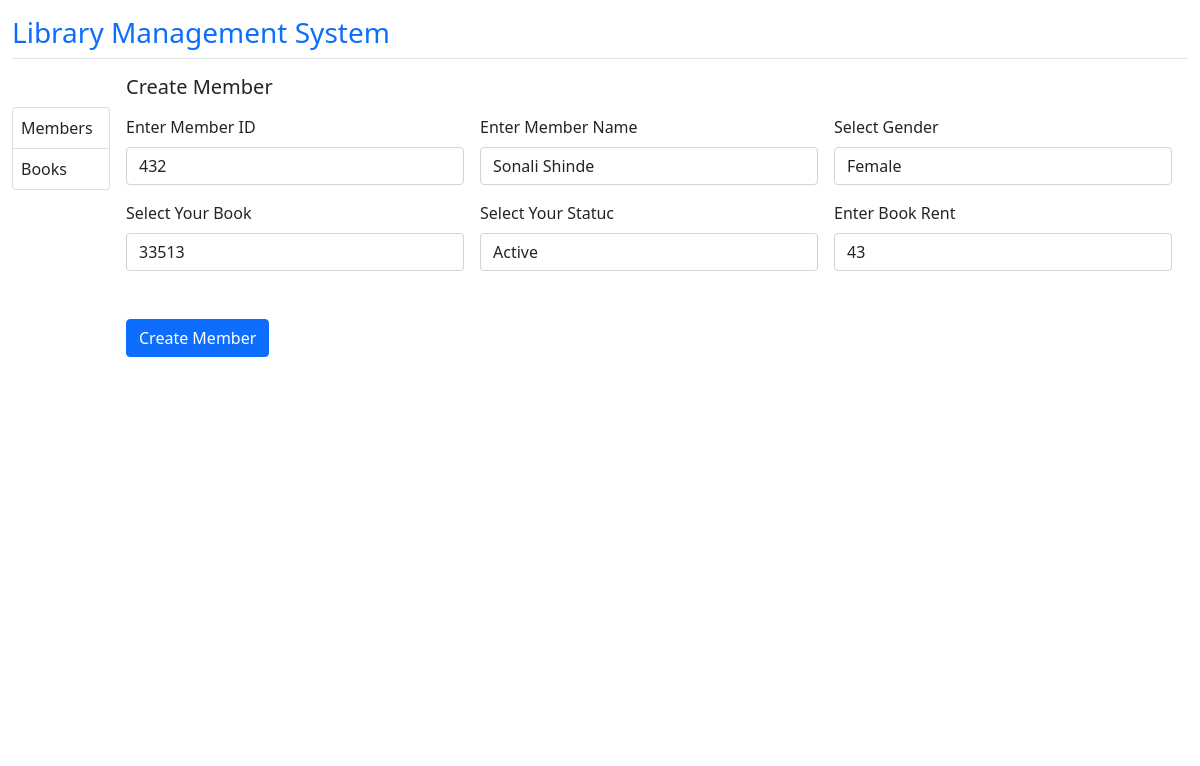
/update_member/432/, run on the app's committed database.
### app/models.py (models this page shows, shortened)
class MemberModel(models.Model):
	memberid = models.CharField(max_length=10)
	member_name = models.CharField(max_length=200)
	Gender = models.CharField(max_length=10, choices=GENDER)
	bookid = models.ForeignKey(BooksModel, on_delete=models.CASCADE)
	status = models.CharField(max_length=20, choices=STATUS)
	rent = models.IntegerField()
	book_issue_date = models.DateField(auto_now_add=True)

class BooksModel(models.Model):
	bookid = models.CharField(max_length=10)
	title = models.CharField(max_length=500)
	autors = models.CharField(max_length=200)
	average_rating = models.CharField(max_length=100)
	isbn = models.CharField(max_length=100)
	isbn13 = models.CharField(max_length=100)
	language_codes = models.CharField(max_length=100)
	num_pages = models.IntegerField()
	ratings_count = models.IntegerField()
	text_reviews_count = models.IntegerField()
	publication_date = models.CharField(max_length=100)
	publisher = models.CharField(max_length=200)
	def __str__(self):
		return str(self.bookid)

### app/views.py (the view, shortened to what this page needs)
# urls.py: path('update_member/<memberid>/', Update_Memebers.as_view(), name='update_member'),
class Update_Memebers(TemplateView):
	def get(self, request, memberid):
		members = MemberModel.objects.get(memberid=memberid)
		form = Membersforms(instance=members)
		context = {'form':form}
		return render(request, 'create_update_member.html', context)

### app/forms.py
class Membersforms(forms.ModelForm):
	class Meta:
		model = MemberModel
		fields = ['memberid','member_name','Gender','bookid','status','rent']
		widgets = {
			'memberid':forms.TextInput(attrs={'class':'form-control'}),
			'member_name': forms.TextInput(attrs={'class':'form-control'}),
			'Gender': forms.Select(attrs={'class':'form-control'}),
			'bookid': forms.Select(attrs={'class':'form-control'}),
			'status': forms.Select(attrs={'class':'form-control'}),
			'rent': forms.NumberInput(attrs={'class':'form-control'})
		}

### app/templates/create_update_member.html (shortened to what this page needs)
<!DOCTYPE html>
{% load static %}
<html>
<head>
	<link rel="stylesheet" type="text/css" href="{% static 'css/bootstrap.css' %}">
</head>
<body>
	<div class="container mt-3" style="max-width: 90rem;">
		<div class="inner_y6" style="height: 85vh;">
			<div class="dgrg d-flex border-bottom">
				<div class="text_title" style="width: 50%">
					<h3 class="text-primary">Library Management System</h3>
				</div>
			</div>
			<div class="card border-0" style="height:100%">
			  <div class="row g-0">
			    <div class="col-md-1" style="height: 85vh;">
			    	<div class="list_dh6 mt-5">
		    			<div class="list-group">
						  <a href="{% url 'home' %}" class="list-group-item list-group-item-action p-2">Members</a>
						  <a href="{% url 'books' %}" class="list-group-item list-group-item-action p-2">Books</a>
						</div>
		    		</div>
			    </div>
			    <div class="col-md-11">
			      <div class="card-body">
			      	  <div class="fgt5 mb-3">
			        		<h5 class="text-bold">Create Member</h5>
			        	</div>
				      <div class="creetf4">
						<form class="row g-3" action="" method="POST">
						  <div class="col-4">
						    <label for="inputEmail4" class="form-label">Enter Member ID</label>
						    {{form.memberid}}
						  </div>
						  <div class="col-4">
						    <label class="form-label">Enter Member Name</label>
						    {{form.member_name}}
						  </div>
						  <div class="col-4">
						    <label class="form-label">Select Gender</label>
						    {{form.Gender}}
						  </div>
						  <div class="col-4">
						    <label class="form-label">Select Your Book</label>
						    {{form.bookid}}
						  </div>
						  <div class="col-4">
						    <label class="form-label">Select Your Statuc</label>
						    {{form.status}}
						  </div>
						  <div class="col-4">
						    <label class="form-label">Enter Book Rent</label>
						    {{form.rent}}
						  </div>
						  <div class="col-12 mt-5">
						    <button type="submit" class="btn btn-primary">Create Member</button>
						  </div>
						</form>
				      </div>
			  		</div>
			  	</div>
			  </div>
			</div>
		</div>
	</div>
</body>
</html>

### data on the page
MemberModel: memberid "432", member_name "Sonali Shinde", Gender "Female", status "Active", rent "43"
BooksModel: bookid "33513"
